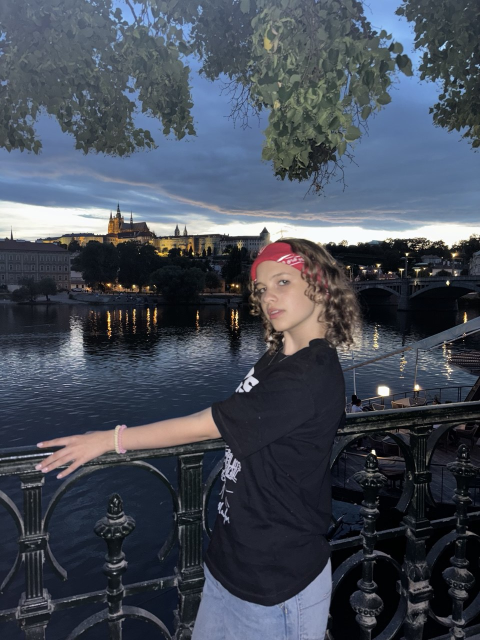
#> input picture images/myfoto.jpg, 960 x 1280 px (shown at 1/2 size)
$ python HW_less3.py
#> lines starting #> are read from the running program, lines starting #| are printed output that depends on the picture
import cv2
image = cv2.imread('images/myfoto.jpg')
#> image is the input picture: shape (1280, 960, 3); mean B, G, R 87, 75.3, 68.7
image = cv2.resize(image, (image.shape[1]//4, image.shape[0]//4))
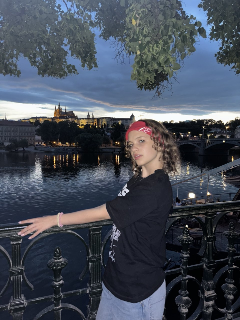
#> image: shape (320, 240, 3); mean B, G, R 87.2, 75.4, 68.8
print(image.shape)
#| (320, 240, 3)
cv2.rectangle(image,(120,120),(175,175),(0,0,255),4)
cv2.putText(image, "Ksenia Gorska", (100,200), cv2.FONT_HERSHEY_DUPLEX, 0.5,(0,0,255))
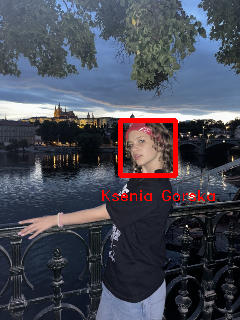
#> image: shape (320, 240, 3); mean B, G, R 85.7, 73.9, 72.2
cv2.imshow('myfoto', image)

cv2.waitKey(0)
cv2.destroyAllWindows()
